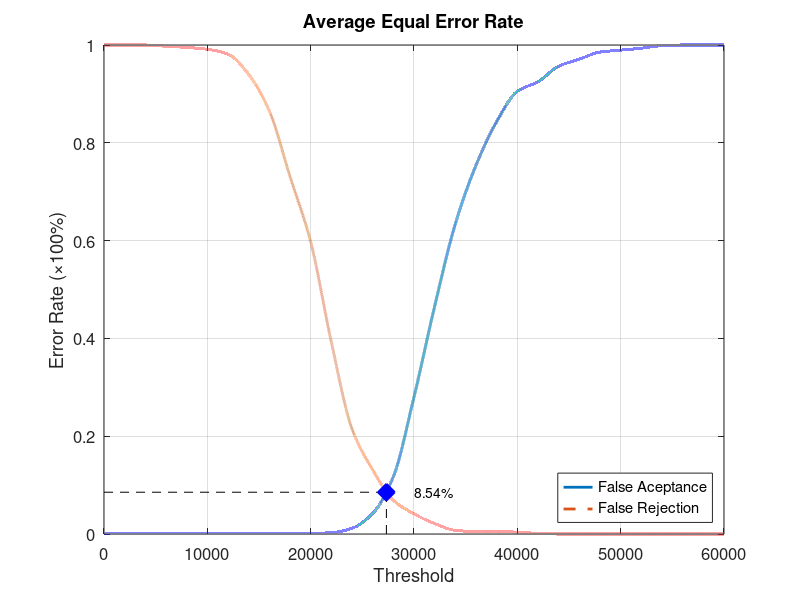
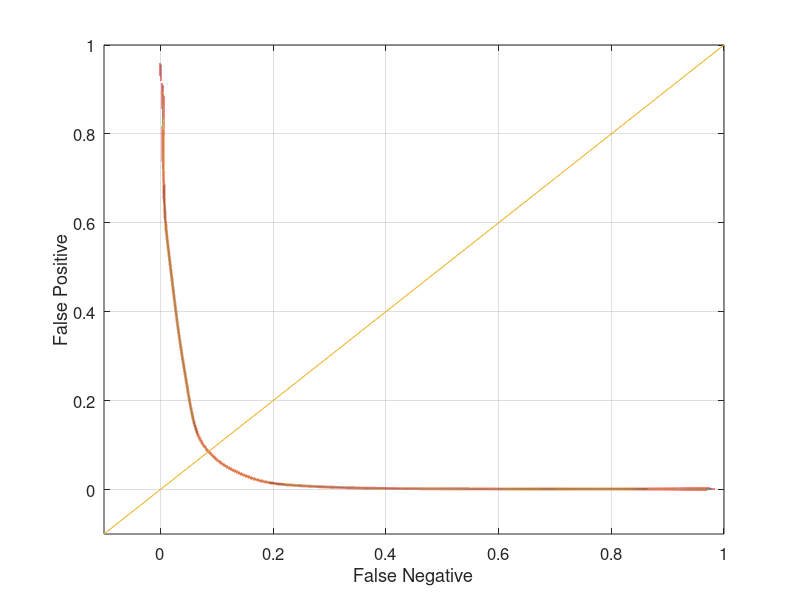

These figures' MATLAB source, in order:
function yEER = Experiment3Average
close all;
clear;
clc;
x = 0:2000:60000;
xq = 0:0.5:60000;

y0 = [0 0.00131579 0.00131579 0.00131579 0.00131579 0.00131579 0.00131579 0.00131579 0.00131579 0.00131579 0.00131579 0.00263158 0.0118421 0.0421053 0.117105 0.280263 0.465789 0.63421 0.753947 0.843421 0.905263 0.925 0.956579 0.971053 0.985526 0.989474 0.993421 0.998684 1 1 1];
yy0 = interp1(x, y0, xq, 'pchip');
y1 = [1 1 1 0.9975 0.995 0.99125 0.98125 0.94 0.865 0.73125 0.5975 0.3925 0.215 0.13125 0.06875 0.04125 0.02125 0.0075 0.005 0.005 0.00375 0.00125 0 0 0 0 0 0 0 0 0];
yy1 = interp1(x, y1, xq, 'pchip');

% Calculating EER: 
y2 = abs(y0 - y1);
find(y2 == min(y2))
yy2 = abs(yy0 - yy1);
xEER = find(yy2 == min(yy2));
xEERIndex = xq(xEER) % X-axis EER
yEER = yy0(xEER) % Y-axis EER

main = figure
plot(xq, yy0,'-','LineWidth', 2);	hold on
plot(xq, yy1,'--','LineWidth', 2);	hold on
plot([xEERIndex xEERIndex], [0 yEER], 'k--');	hold on
plot([0 xEERIndex], [yEER yEER], 'k--');	hold on
plot(xEERIndex, yEER, 'bx', 'LineWidth', 10);	hold on
text(xEERIndex + 10 * xEERIndex / 100, yEER, [num2str(round((10000 * yEER)) / 100) '%'])
legend('False Aceptance', 'False Rejection', 'Location', 'SouthEast')
xlabel('Threshold')
ylabel('Error Rate (\times100%)')
title('Average Equal Error Rate')
set(gca, 'FontSize', 12)
axis([0 60000 0 1])
grid on

print(main, 'Experiment3AverageMain', '-dpng');
FNRxFPR = figure('Color', [1 1 1]);
plot(yy1, yy0, '-', yy1, yy0, 'LineWidth', 2);
hold on
y = -0.1:0.1:1
plot(y, y); 
set(gca, 'FontSize', 12)
xlabel('False Negative')
ylabel('False Positive')
axis([-0.1 1 -0.1 1])
set(gca, 'FontSize', 12)
grid on

print(FNRxFPR, 'Experiment3AverageFNRxFPR','-dpng');
end
